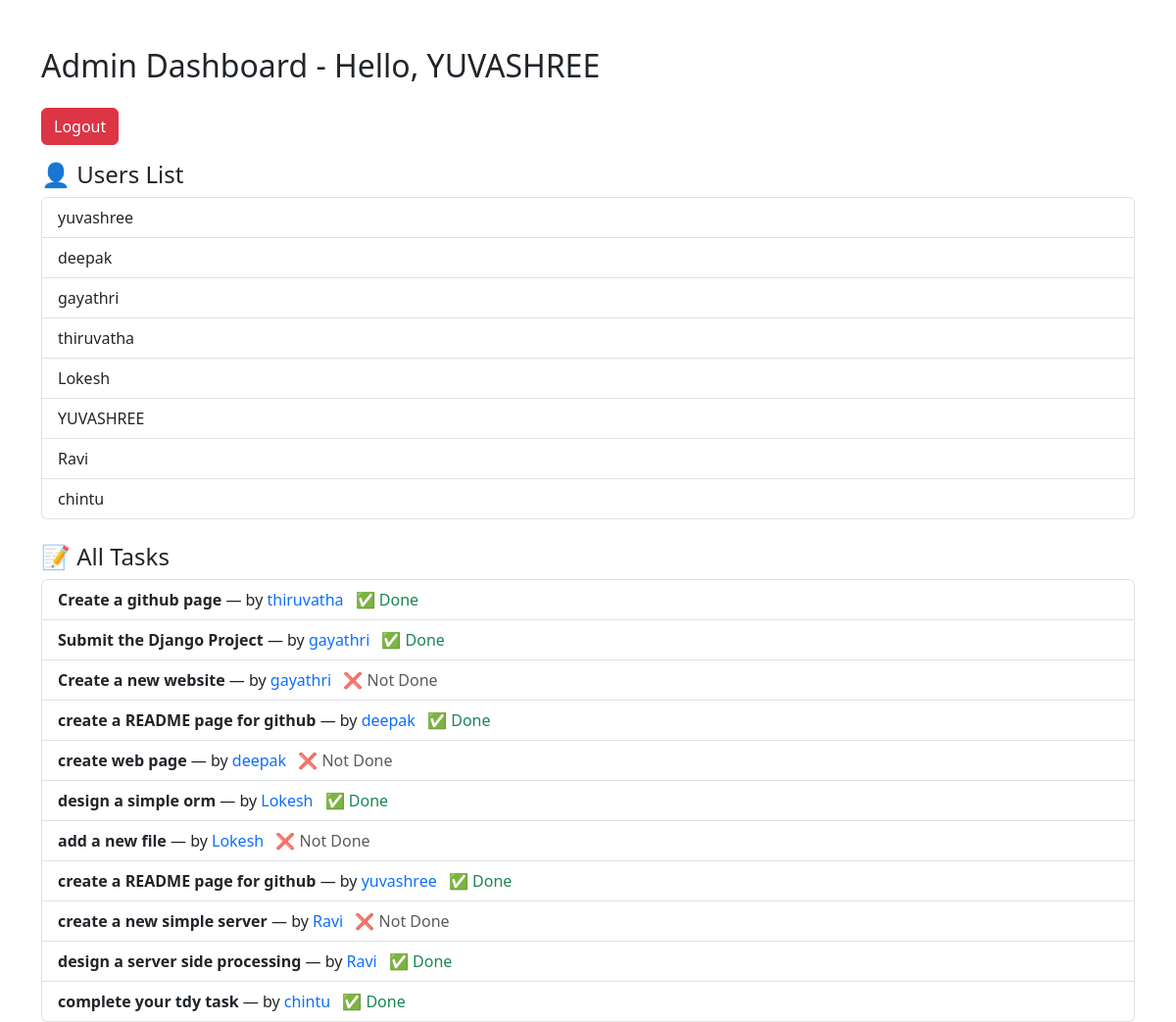
/dashboard/ (signed in), run on the app's committed database.
### todo/models.py (models this page shows, shortened)
class Task(models.Model):
    title = models.CharField(max_length=255)
    is_complete = models.BooleanField(default=False)
    user = models.ForeignKey(User, on_delete=models.CASCADE)

### todo/views.py (the view)
# urls.py: path('dashboard/', views.dashboard_view, name='dashboard'),
@login_required
def dashboard_view(request):
    if request.user.is_superuser:
        users = User.objects.all()
        tasks = Task.objects.all()
        return render(request, 'admin_dashboard.html', {'users': users, 'tasks': tasks})
    else:
        tasks = Task.objects.filter(user=request.user)
        return render(request, 'home.html', {'tasks': tasks})

### todo/templates/admin_dashboard.html (shortened to what this page needs)
<!DOCTYPE html>
<html>
<head>
  <link href="https://cdn.jsdelivr.net/npm/bootstrap@5.3.0/dist/css/bootstrap.min.css" rel="stylesheet">
</head>
<body class="container mt-5">
  <h2 class="mb-4">Admin Dashboard - Hello, {{ request.user.username }}</h2>
  <a href="{% url 'logout' %}" class="btn btn-danger mb-3">Logout</a>
  <h4>👤 Users List</h4>
  <ul class="list-group mb-4">
    {% for user in users %}
      <li class="list-group-item">{{ user.username }}</li>
    {% endfor %}
  </ul>
  <h4>📝 All Tasks</h4>
  <ul class="list-group">
    {% for task in tasks %}
      <li class="list-group-item">
        <strong>{{ task.title }}</strong> — by <span class="text-primary">{{ task.user.username }}</span>
        {% if task.is_complete %}<span class="text-success ms-2">✅ Done</span>{% else %}<span class="text-muted ms-2">❌ Not Done</span>{% endif %}
      </li>
    {% endfor %}
  </ul>
</body>
</html>

### data on the page
Task: title "Create a github page", user.username "thiruvatha", is_complete "✅ Done"
Task: title "Submit the Django Project", user.username "gayathri", is_complete "✅ Done"
Task: title "Create a new website", user.username "gayathri", is_complete "❌ Not Done"
Task: title "create a README page for github", user.username "deepak", is_complete "✅ Done"
Task: title "create web page", user.username "deepak", is_complete "❌ Not Done"
Task: title "design a simple orm", user.username "Lokesh", is_complete "✅ Done"
Task: title "add a new file", user.username "Lokesh", is_complete "❌ Not Done"
Task: title "create a README page for github", user.username "yuvashree", is_complete "✅ Done"
Task: title "create a new simple server", user.username "Ravi", is_complete "❌ Not Done"
Task: title "design a server side processing", user.username "Ravi", is_complete "✅ Done"
Task: title "complete your tdy task", user.username "chintu", is_complete "✅ Done"

### other printed values
{{ request.user.username }} "YUVASHREE"
{{ user.username }} "yuvashree"
{{ user.username }} "deepak"
{{ user.username }} "gayathri"
{{ user.username }} "thiruvatha"
{{ user.username }} "Lokesh"
{{ user.username }} "YUVASHREE"
{{ user.username }} "Ravi"
{{ user.username }} "chintu"
